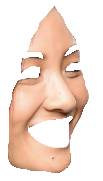
%> input picture Pics/1.png, 103 x 181 px, given in place of 1.tif, which was not available
$ octave --eval "task3main;"   (GNU Octave 9; MATLAB toolbox functions it lacks are replaced by stand-ins)
%> lines starting %> are read from the running program, lines starting %| are printed output that depends on the picture; in (x1, y1, x2, y2) boxes, pixels count from 0 and x2, y2 are one past the last pixel; in counts of white or black regions, pixels touching at a corner belong together; the program's own positions count from 1; pictures that were not available may be replaced by others from this repository, and a replacement may not be noted
function task3main
I = imread('1.tif');
%> I is the input picture: size 181x103x3 uint8; mean R, G, B 242.4, 221.4, 209.6
G = rgb2gray(I);
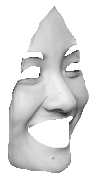
%> G: size 181x103 uint8; min 24, max 255, mean 226.3
bw1 = edge(G, 'canny', 0.1, 0.4);
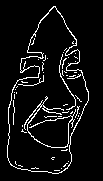
%> bw1: size 181x103 logical; 6.7% white in thin lines or dots, all inside (x1, y1, x2, y2) = (7, 6, 89, 174)
se = strel('square',4);
FinalImg = imclose(bw1,se);
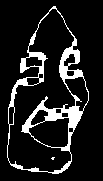
%> FinalImg: size 181x103 logical; 12.3% white; 2 white regions (1 under 20 px), largest, box (x1, y1, x2, y2) and area: (7, 6, 89, 174) 2283
figure, imshow(FinalImg);

$ run again, with Pics/2.png copied over Pics/1.png
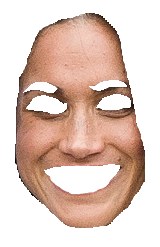
%> input picture Pics/2.png, 160 x 247 px, given in place of 1.tif, which was not available
%> in task3main, I is the input picture: size 247x160x3 uint8; mean R, G, B 224.8, 200.7, 189.7
%> in task3main, `bw1 = edge(G, 'canny', 0.1, 0.4);`:
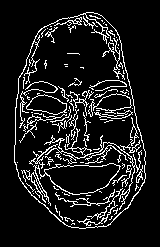
%> bw1: size 247x160 logical; 10.8% white in thin lines or dots, all inside (x1, y1, x2, y2) = (14, 12, 146, 229)
%> in task3main, `FinalImg = imclose(bw1,se);`:
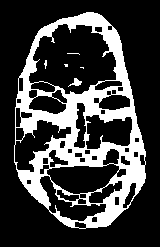
%> FinalImg: size 247x160 logical; 24.4% white; 6 white regions (4 under 20 px), largest, box (x1, y1, x2, y2) and area: (14, 12, 146, 229) 9534, (68, 78, 82, 87) 55

$ run again, with Pics/4.png copied over Pics/1.png
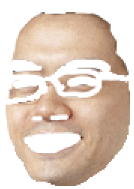
%> input picture Pics/4.png, 134 x 189 px, given in place of 1.tif, which was not available
%> in task3main, I is the input picture: size 189x134x3 uint8; mean R, G, B 225.9, 208, 194.4
%> in task3main, `bw1 = edge(G, 'canny', 0.1, 0.4);`:
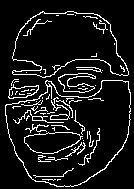
%> bw1: size 189x134 logical; 9.5% white in thin lines or dots, all inside (x1, y1, x2, y2) = (5, 11, 131, 187)
%> in task3main, `FinalImg = imclose(bw1,se);`:
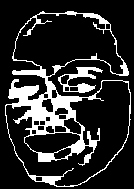
%> FinalImg: size 189x134 logical; 17.1% white; 2 white regions, box (x1, y1, x2, y2) and area: (5, 11, 131, 187) 3910, (58, 67, 103, 93) 433

$ run again, with Pics/task1.PNG copied over Pics/1.png
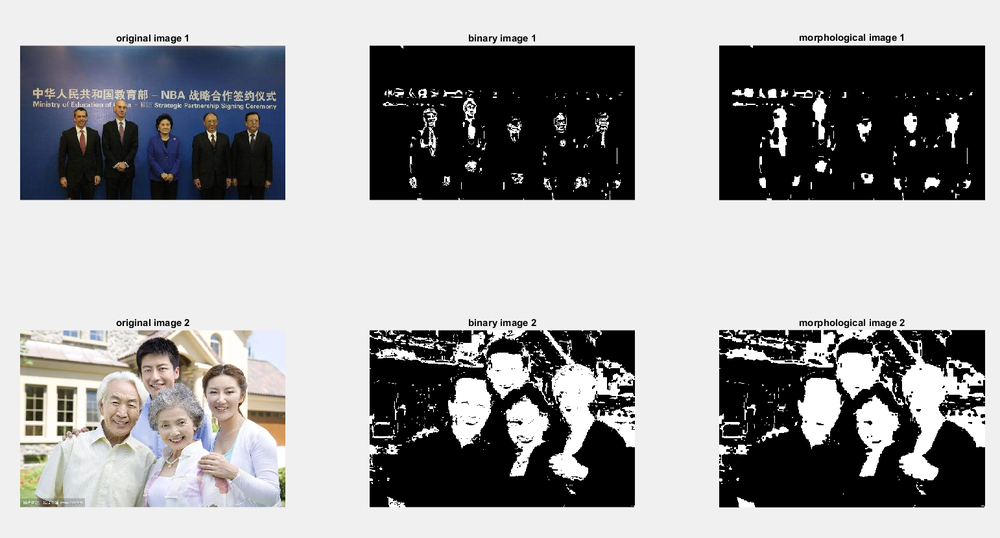
%> input picture Pics/task1.PNG, 1000 x 538 px, shrunk from 1542 x 830 before the run, given in place of 1.tif, which was not available
%> in task3main, I is the input picture: size 538x1000x3 uint8; mean R, G, B 158.1, 158, 158.9
%> in task3main, `bw1 = edge(G, 'canny', 0.1, 0.4);`:
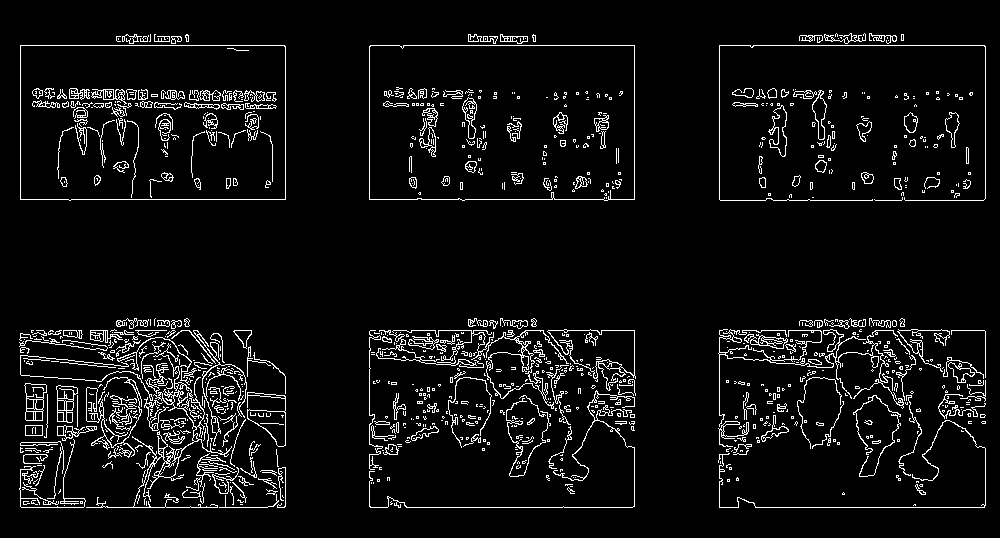
%> bw1: size 538x1000 logical; 5.9% white in thin lines or dots, all inside (x1, y1, x2, y2) = (19, 33, 986, 508)
%> in task3main, `FinalImg = imclose(bw1,se);`:
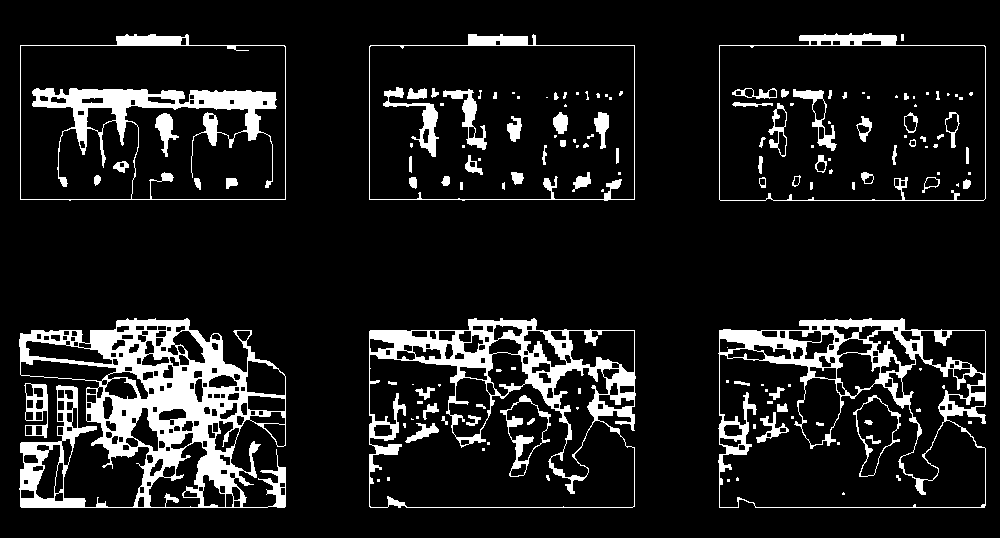
%> FinalImg: size 538x1000 logical; 11.2% white; 153 white regions (75 under 20 px), largest, box (x1, y1, x2, y2) and area: (19, 318, 286, 508) 19512, (369, 318, 636, 508) 10212, (718, 318, 986, 508) 8702
